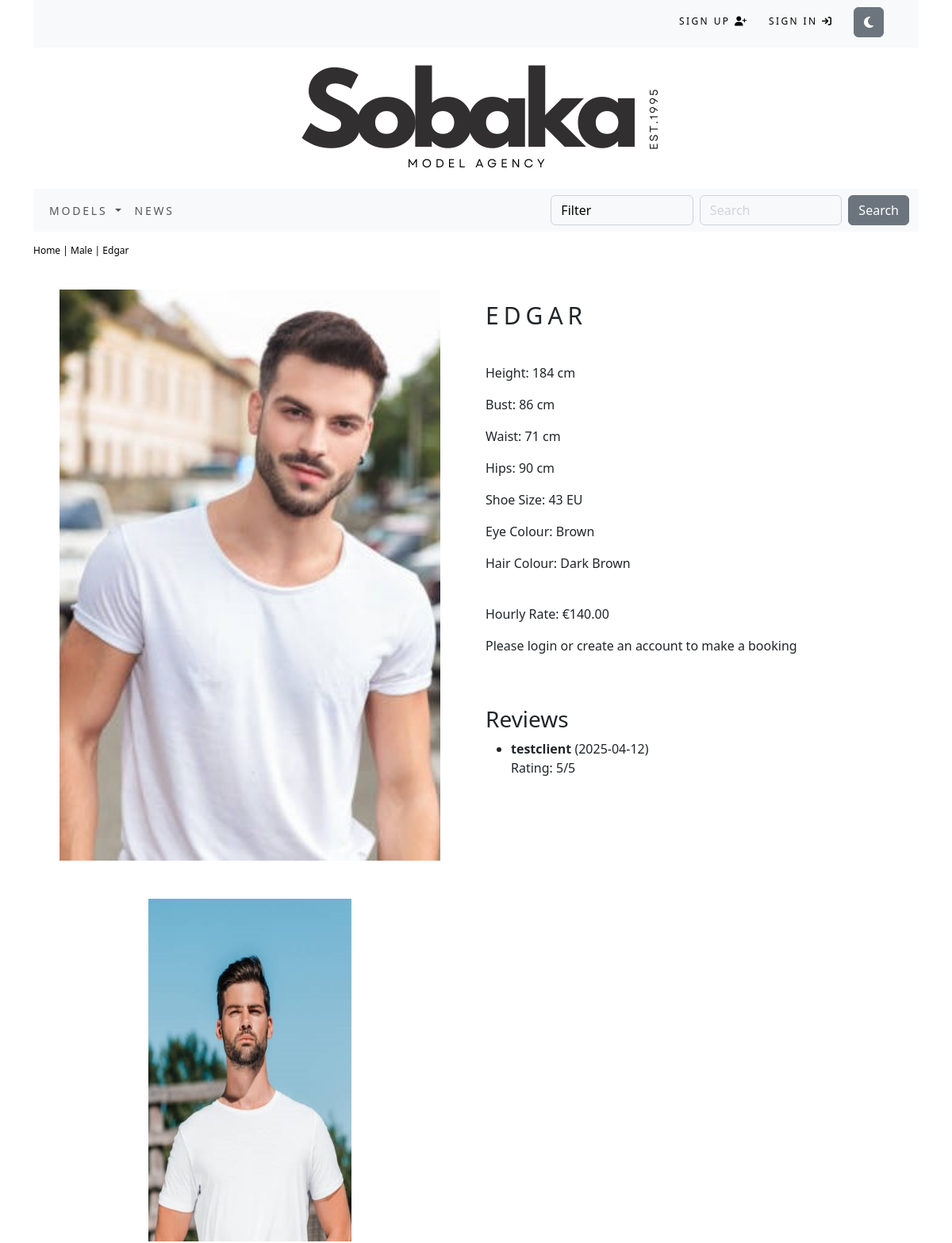
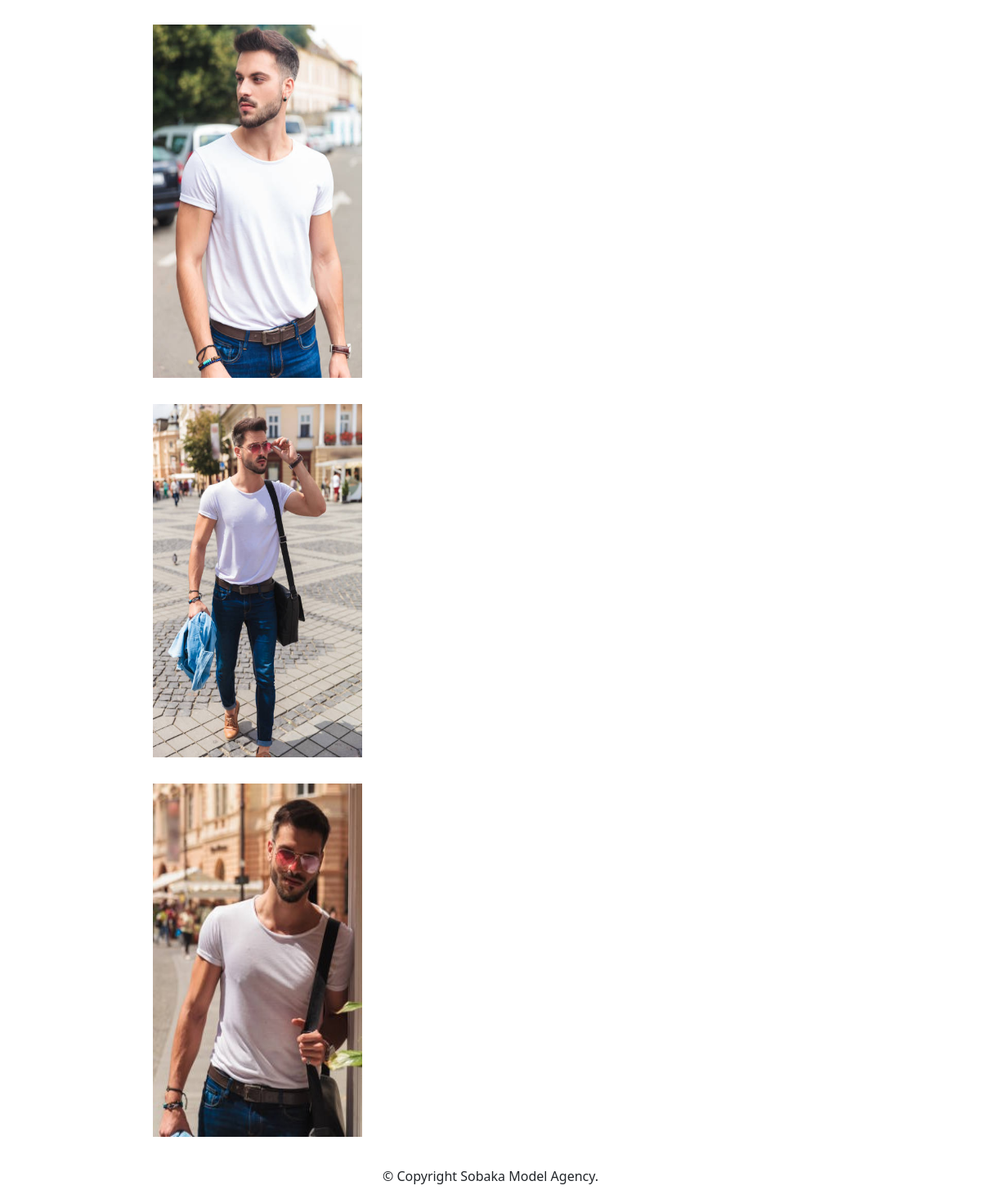
The app's page /32922bbf-bf63-4260-9fd5-4fbaf1694eaf/c0286193-ee82-4c88-85a1-047e85fd2162/ with its own data (2 pictures, top to bottom).
### sobaka/models.py (models this page shows, shortened)
class Human(models.Model):
    id = models.UUIDField(
        primary_key=True,
        default=uuid.uuid4,
        editable=False)
    name = models.CharField(max_length=250, unique=True)
    category = models.ForeignKey(Category, on_delete=models.CASCADE)
    price = models.DecimalField(max_digits=10, decimal_places=2)
    image1 = models.ImageField(upload_to=upload_to_human, blank=True)
    image2 = models.ImageField(upload_to=upload_to_human, blank=True)
    image3 = models.ImageField(upload_to=upload_to_human, blank=True)
    image4 = models.ImageField(upload_to=upload_to_human, blank=True)
    image5 = models.ImageField(upload_to=upload_to_human, blank=True)
    available = models.BooleanField(default=True)
    height = models.IntegerField(blank=True, null=True)
    shoe_size = models.IntegerField(blank=True, null=True)
    waist_size = models.IntegerField(blank=True, null=True)
    bust_size = models.IntegerField(blank=True, null=True)
    hip_size = models.IntegerField(blank=True, null=True)
    eye_color = models.CharField(max_length=250, blank=True)
    hair_color = models.CharField(max_length=250, blank=True)
    class Meta:
        ordering = ('name',)
        verbose_name = 'human'
        verbose_name_plural = 'humans'

class Category(models.Model):
    id = models.UUIDField(
        primary_key=True,
        default=uuid.uuid4,
        editable=False)
    name = models.CharField(max_length=250, unique=True)
    description = models.TextField(blank=True)
    image = models.ImageField(upload_to='category', blank=True)
    class Meta:
        ordering = ('name',)
        verbose_name = 'category'
        verbose_name_plural = 'categories'
    def get_absolute_url(self):
        return reverse('sobaka:humans_by_category', args=[self.id])
    def __str__(self):
        return self.name

class Review(models.Model):
    human = models.ForeignKey(Human, on_delete=models.CASCADE, related_name='reviews')
    user = models.ForeignKey('accounts.CustomUser', on_delete=models.CASCADE)
    rating = models.IntegerField(choices=[(i, i) for i in range(1, 6)])  # Rating from 1 to 5
    comment = models.TextField(blank=True)
    created = models.DateTimeField(auto_now_add=True)
    class Meta:
        ordering = ['-created']

### accounts/models.py (models this page shows)
class CustomUser(AbstractUser):
    permissions = models.BooleanField(default=False)

### sobaka/views.py (the view)
# urls.py: path('<uuid:category_id>/<uuid:human_id>/', views.human_detail, name = 'human_detail'),
def human_detail(request, category_id, human_id):
    human = get_object_or_404(Human, category_id=category_id, id=human_id)
    return render(request, 'sobaka/human.html', {'human':human})

### cart/context_processors.py (called while the page is built)
def counter(request):
    item_count = 0
    if 'admin' in request.path:
        return {}
    else:
        try:
            cart = Cart.objects.filter(cart_id=_cart_id(request))
            cart_items = CartItem.objects.all().filter(cart=cart[:1])
            for cart_item in cart_items:
                item_count += cart_item.duration
        except Cart.DoesNotExist:
            item_count = 0
    return {'item_count':item_count}

### cart/views.py (called while the page is built)
def _cart_id(request):
    cart = request.session.session_key
    if not cart:
        cart = request.session.create()
    return cart

### sobaka/context_processors.py (called while the page is built)
def menu_links(request):
    links = Category.objects.all()
    return {'links':links}

### sobaka/templates/sobaka/human.html (shortened to what this page needs)
{% extends "base.html" %}
{% load static %}
{% block content %}
    <div class="row my_hum_row_class">
        <div class="mx-auto breadcrumb-nav">
            <p><a href="{% url 'sobaka:all_humans' %}">Home</a> | <a href="{{human.category.get_absolute_url }}">{{human.category}}</a> | <a href="#">{{human.name}}</a></p>
        </div>
        <div class="container">
            <br>
            <div class="row">
                <div class="col-12 col-sm-12 col-md-12 col-lg-6 text-center">
                    <div style="min-width:18rem;">
                        <img class="humpic1" src="{{human.image1.url}}"
                        alt="{{human.name}}">
                    </div>
                    <div class="col-sm">
                        <img class="humpic2" src="{{human.image2.url}}"
                        alt="{{human.name}}">
                        <img class="humpic3" src="{{human.image3.url}}"
                        alt="{{human.name}}">
                        <img class="humpic4" src="{{human.image4.url}}"
                        alt="{{human.name}}">
                        <img class="humpic5" src="{{human.image5.url}}"
                        alt="{{human.name}}">
                    </div>
                </div>
                <div class="col-12 col-sm-12 col-md-12 col-lg-6">
                    <div class="human_details">
                        <h1 class="my_hum_title">{{human.name}}</h1>
                        <br>
                        <p>Height: {{human.height}} cm</p>
                        <p>Bust: {{human.bust_size}} cm</p>
                        <p>Waist: {{human.waist_size}} cm</p>
                        <p>Hips: {{human.hip_size}} cm</p>
                        <p>Shoe Size: {{human.shoe_size}} EU</p>
                        <p>Eye Colour: {{human.eye_color}}</p>
                        <p>Hair Colour: {{human.hair_color}}</p>
                        <br>
                        <p>Hourly Rate: €{{human.price}}</p>
                        {% if human.available == 0%}
                            <p class="text-justify my_hum_text"><b>Unavailable</b></p>
                        {% else %}
                            {% if user.is_authenticated %}
                                <a class="btn btn-secondary" href="{% url 'cart:add_cart' human.id %}">Book Now</a>
                            {% else %}
                                <p>Please login or create an account to make a booking</p>
                            {% endif %}
                        {% endif %}
                    </div>
                    <br>
                    <br>
                    <div>
                        <h3>Reviews</h3>
                        {% if human.reviews.exists %}
                            <ul>
                                {% for review in human.reviews.all|slice:":3" %}
                                    <li>
                                        <strong>{{ review.user.username }}</strong> ({{ review.created|date:"Y-m-d" }})
                                        <br>
                                        Rating: {{ review.rating }}/5
                                        <br>
                                    </li>
                                {% endfor %}
                            </ul>
                        {% else %}
                            <p>No reviews yet. Be the first to leave a review!</p>
                        {% endif %}
                    </div>
                </div>
            </div>
        </div>
    </div>
{% endblock %}

### static/css/custom.css (style rules this page uses)
.my_hum_row_class { padding-top: 15px; padding-bottom: 20px; }
.my_hum_row_class .mx-auto p { color: #000; font-size: 12px; }
.my_hum_row_class .mx-auto p a { color: #000; font-size: 12px; text-decoration: none; }
.my_hum_title { font-size: 30px; text-transform: uppercase; letter-spacing: .2em; padding-top: 15px; padding-bottom: 10px; }
.humpic1 { height: 45rem; width: 30rem; margin-bottom: 2rem; }
.humpic2 { height: 27rem; width: 16rem; margin: 1rem; }
.humpic3 { height: 27rem; width: 16rem; margin: 1rem; }
.humpic4 { height: 27rem; width: 16rem; margin: 1rem; }
.humpic5 { height: 27rem; width: 16rem; margin: 1rem; }

### records on screen
Human: category "Male", name "Edgar", image1 (picture), image2 (picture), image3 (picture), image4 (picture), image5 (picture), name "EDGAR", height "184", bust_size "86", waist_size "71", hip_size "90", shoe_size "43", eye_color "Brown", hair_color "Dark Brown", price "140.00"
Review: user.username "testclient", created "2025-04-12", rating "5"
